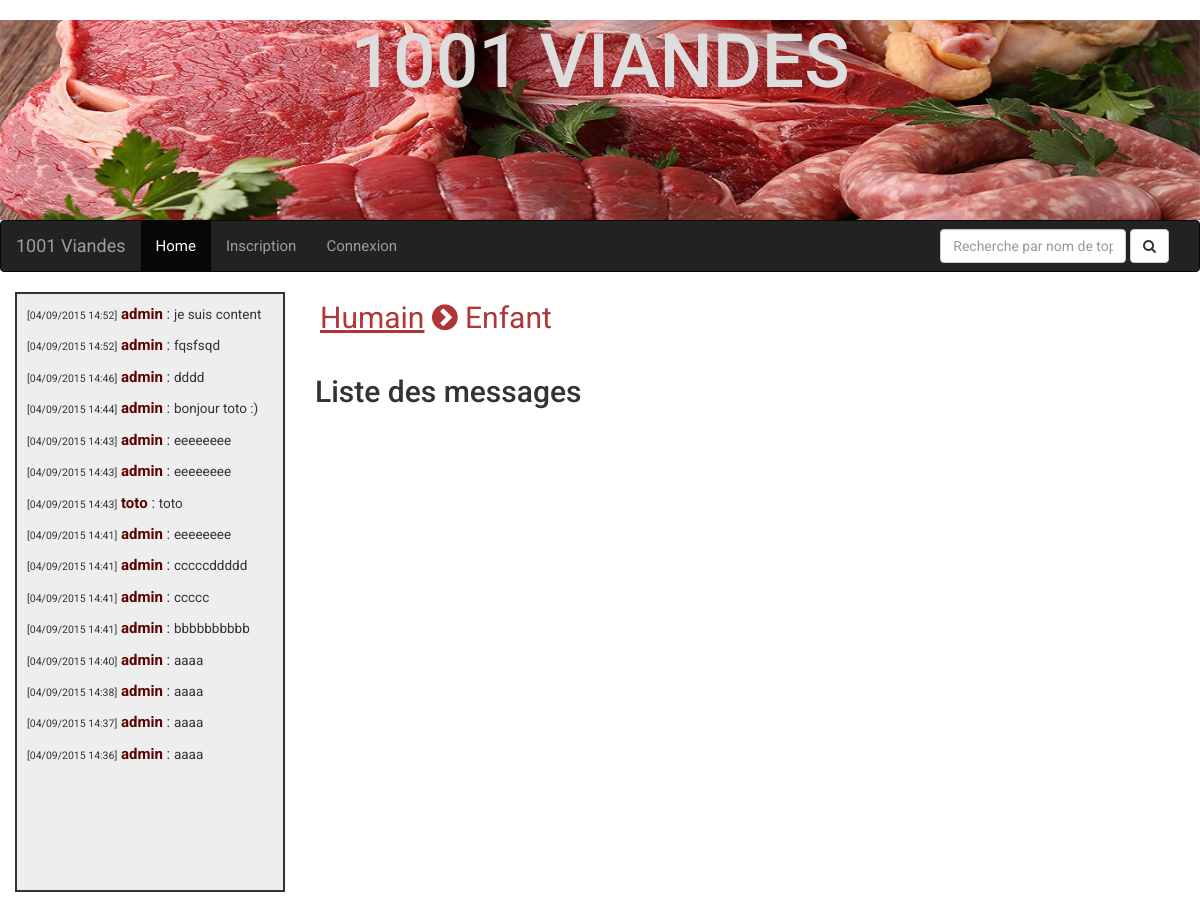
/home/Humain/Enfant, run on an earlier commit of the app's database.
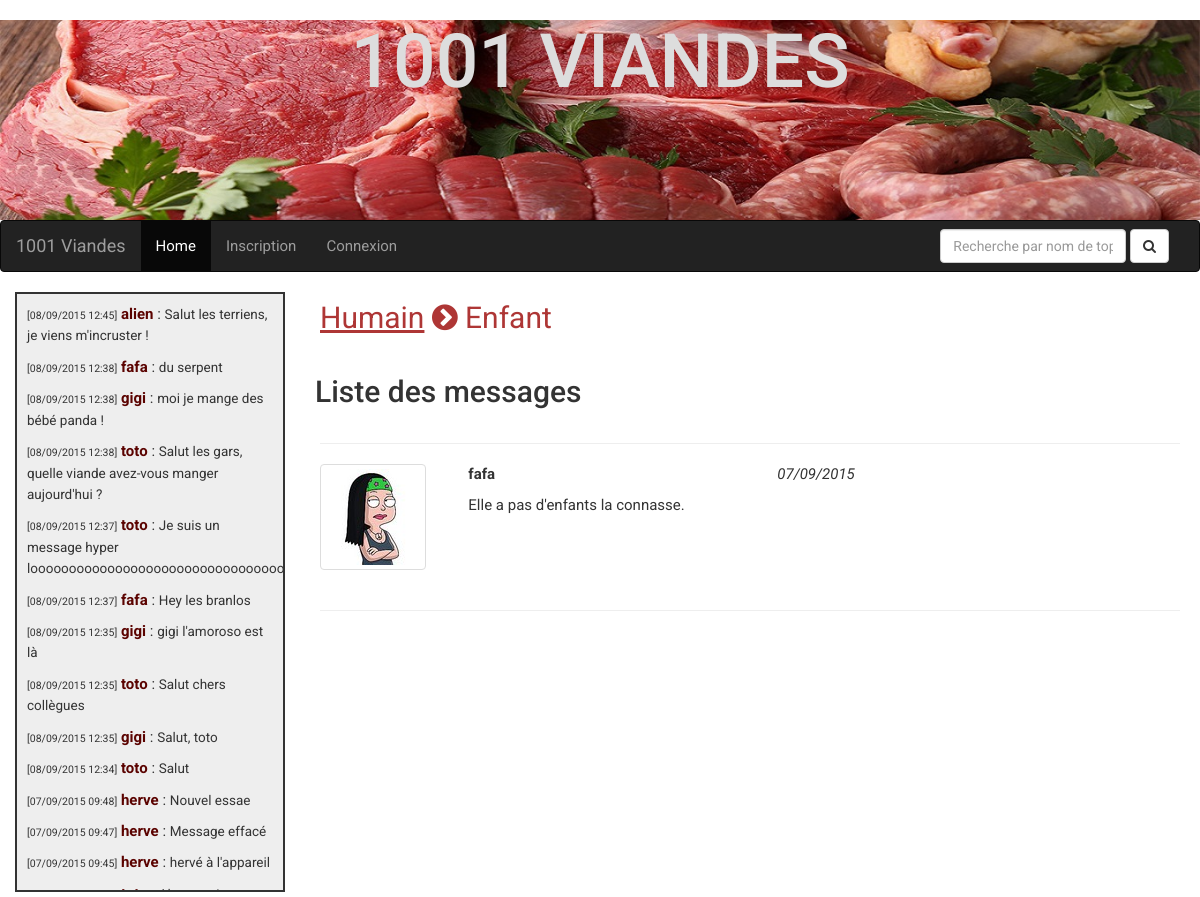
And on a later commit of the database.
### tables this page shows
CREATE TABLE IF NOT EXISTS `tchat` (
  `id` int(11) NOT NULL AUTO_INCREMENT,
  `message` varchar(4096) NOT NULL,
  `date` timestamp NOT NULL DEFAULT CURRENT_TIMESTAMP,
  `id_auteur` int(11) NOT NULL,
  PRIMARY KEY (`id`),
  KEY `id_auteur` (`id_auteur`)
);

CREATE TABLE IF NOT EXISTS `user` (
  `id` int(11) NOT NULL AUTO_INCREMENT,
  `login` varchar(32) NOT NULL,
  `email` varchar(128) NOT NULL,
  `password` varchar(512) NOT NULL,
  `avatar` varchar(512) NOT NULL,
  `statut` int(11) DEFAULT NULL,
  PRIMARY KEY (`id`),
  UNIQUE KEY `login` (`login`),
  UNIQUE KEY `email` (`email`)
);

CREATE TABLE IF NOT EXISTS `messages` (
  `id` int(11) NOT NULL AUTO_INCREMENT,
  `contenu` varchar(4096) NOT NULL,
  `date` timestamp NOT NULL DEFAULT CURRENT_TIMESTAMP,
  `id_auteur` int(11) NOT NULL,
  `id_topic` int(11) NOT NULL,
  `signalement` int(11) NOT NULL DEFAULT '0',
  PRIMARY KEY (`id`),
  KEY `id_auteur` (`id_auteur`),
  KEY `id_topic` (`id_topic`)
);

### apps/tchat.php (called while the page is built)
<?php
$manager = new TchatManager($link);
$messages = $manager->selectLast();
require('./views/tchat.phtml');
?>

### apps/skel.php (called while the page is built)
<?php
	require ('./views/skel.phtml');
?>

### index.php (called while the page is built, shortened)
<?php
require ('./apps/skel.php');
?>

### models/TchatManager.class.php (called while the page is built, shortened)
<?php
class TchatManager
{
	private $link;
	public function __construct($link)
	{
		$this->link = $link;
	}
	public function selectLast()
	{
		$request = "SELECT * FROM tchat ORDER BY date DESC LIMIT 0, 15";
		$res = mysqli_query($this->link, $request);
		$resultat = array();
		while ($message = mysqli_fetch_object($res, 'Tchat', array($this->link)))
		{
			$resultat[] = $message;
		}
		return $resultat;
	}
}
?>

### models/Tchat.class.php (called while the page is built, shortened)
<?php
class Tchat
{
	private $message;
	private $date;
	private $id_auteur;
	private $link;
	public function __construct($link)
	{
		$this->link = $link;
	}
	public function getMessage()
	{
		return $this->message;
	}
	public function getFormatDate()
	{
		return date('d/m/Y H:i', strtotime($this->date));
	}
	public function getAuteur()
	{
		$manager = new UserManager($this->link);
		$user = $manager->selectById($this->id_auteur);
		return $user;
	}
}
?>

### models/UserManager.class.php (called while the page is built, shortened)
<?php
class UserManager
{
	private $link;
	public function __construct($link)
	{
		$this->link = $link;
	}
	public function selectById($id)
	{
		$request = "SELECT user.*,bannis.ban_date FROM user LEFT JOIN bannis ON bannis.id_user=user.id WHERE user.id = '".$id."'";
		$res = mysqli_query($this->link, $request);
		$user = mysqli_fetch_object($res, 'User', array($this->link));
		return $user;
	}
}
?>

### models/User.class.php (called while the page is built, shortened)
<?php
class User
{
	private $login;
	private $avatar;
	public function getLogin()
	{
		return $this->login;
	}
	public function getAvatar()
	{
		return $this->avatar;
	}
}
?>

### apps/messages.php (called while the page is built)
<?php
$categoryName = $_GET['category'];
$topicName = $_GET['topic'];
$manager = new CategorieManager($link);
$categorie = $manager->selectByName($categoryName);
$topic = $categorie->selectByName($topicName);
require ('views/messages.phtml');
?>

### views/content.phtml (called while the page is built)
<?php require('apps/'.$page.'.php'); ?>

### apps/content.php (called while the page is built)
<?php
	require ('./views/content.phtml');
?>

### models/CategorieManager.class.php (called while the page is built, shortened)
<?php
class CategorieManager
{
	private $link;
	public function __construct($link)
	{
		$this->link = $link;
	}
	public function selectByName($category)
	{
		$request = "SELECT * FROM categories WHERE category = '".$category."'";
		$res = mysqli_query($this->link, $request);
		$categorie = mysqli_fetch_object($res, 'Categorie', array($this->link));
		return $categorie;
	}
}
?>

### models/Categorie.class.php (called while the page is built, shortened)
<?php
class Categorie
{
	private $id;
	private $link;
	public function  __construct($link)
	{
		$this->link = $link;
	}
	public function selectByName($topic)
	{
		$topic = mysqli_real_escape_string($this->link, $topic);
		$request = "SELECT * FROM topics WHERE titre ='".$topic."' AND id_category='".$this->id."'";
		$res = mysqli_query($this->link, $request);
		$topic = mysqli_fetch_object($res, 'Topic', array($this->link));
		return $topic;
	}
}
?>

### models/Topic.class.php (called while the page is built, shortened)
<?php
class Topic
{
	private $id;
	private $link;
	public function __construct($link)
	{
		$this->link = $link;
	}
	public function selectAll()
	{
		$request = "SELECT * from messages WHERE id_topic = '".$this->id."' ORDER BY date DESC";
		$res = mysqli_query($this->link, $request);
		$resultat = array();
		while ($message = mysqli_fetch_object($res, "Message", array($this->link)))
		{
			$resultat[] = $message;
		}
		return $resultat;
	}
}
?>

### models/Message.class.php (called while the page is built, shortened)
<?php
class Message
{
	private $contenu;
	private $date;
	private $id_auteur;
	public function getContenu()
	{
		return $this->contenu;
	}
	public function getFormatDate()
	{
		return date('d/m/Y', strtotime($this->date));
	}
	public function getId_auteur()
	{
		return $this->id_auteur;
	}
}
?>

### views/display-tchat.phtml (the view)
<p>
	<span class="tchat_date">[<?=$message->getFormatDate()?>]</span>
	<span class="tchat_auteur"><?=$message->getAuteur()->getLogin()?></span> :
	<span class="tchat_message"><?=$message->getMessage()?></span>
</p>

### apps/display-tchat.php
<?php
$i=0;
while (isset($messages[$i]))
{
	$message = $messages[$i];
	require ('./views/display-tchat.phtml');
	$i++;
}

### apps/display-messages.php (shortened to what this page needs)
<?php
$messages = $topic->selectAll();
$i=0;
while (isset($messages[$i]))
{
	$message = $messages[$i];
	$date = $messages[$i]->getFormatDate();
	$id_user = $messages[$i]->getId_auteur();
	$usermanager = new UserManager($link);
	$user = $usermanager->selectById($id_user);
	require ('./views/display-messages.phtml');
	$i++;
}
?>

### views/display-messages.phtml (shortened to what this page needs)
<div class="messages-content">
	<hr>
	<div class="row">
		<div class="col-md-2">
			<div class="avatar">
				<img class="thumbnail" src="<?=htmlentities($user->getAvatar())?>" alt="">
			</div>
		</div>
		<div class="col-md-10">
			<div class="row">
				<div class="col-md-5">
					<?php
					if(isset($_SESSION['id'])){
					?>
						<p><a href='membre/<?=$user->getId()?>'><strong><?=htmlentities($user->getLogin())?></strong></a></p>
					<?php
					}
					else{
					?>
						<p><strong><?=htmlentities($user->getLogin())?></strong></p>
					<?php
					}
					?>
				</div>
				<div class="col-md-5">
					<p><em><?=$date?></em></p>
				</div>
			</div>
			<div class="wrapper-message"><p><?=nl2br(htmlentities($message->getContenu()))?></p></div>
		</div>
	</div>
	<hr>
</div>

What changed in the data, as far as the page shows it:
no longer on this page (row unchanged): tchat: date "04/09/2015 14:52", id_auteur.login "admin", message "je suis content"
removed tchat: date "04/09/2015 14:52", id_auteur.login "admin", message "fqsfsqd"
removed tchat: date "04/09/2015 14:46", id_auteur.login "admin", message "dddd"
no longer on this page (row unchanged): tchat: date "04/09/2015 14:44", id_auteur.login "admin", message "bonjour toto :)"
removed tchat: date "04/09/2015 14:43", id_auteur.login "admin", message "eeeeeeee"
removed tchat: date "04/09/2015 14:43", id_auteur.login "admin", message "eeeeeeee"
no longer on this page (row unchanged): tchat: date "04/09/2015 14:43", id_auteur.login "toto", message "toto"
removed tchat: date "04/09/2015 14:41", id_auteur.login "admin", message "eeeeeeee"
removed tchat: date "04/09/2015 14:41", id_auteur.login "admin", message "cccccddddd"
removed tchat: date "04/09/2015 14:41", id_auteur.login "admin", message "ccccc"
removed tchat: date "04/09/2015 14:41", id_auteur.login "admin", message "bbbbbbbbbb"
removed tchat: date "04/09/2015 14:40", id_auteur.login "admin", message "aaaa"
removed tchat: date "04/09/2015 14:38", id_auteur.login "admin", message "aaaa"
removed tchat: date "04/09/2015 14:37", id_auteur.login "admin", message "aaaa"
removed tchat: date "04/09/2015 14:36", id_auteur.login "admin", message "aaaa"
added tchat: date "08/09/2015 12:45", id_auteur.login "alien", message "Salut les terriens, je viens m'incruster !"
added tchat: date "08/09/2015 12:38", id_auteur.login "fafa", message "du serpent"
added tchat: date "08/09/2015 12:38", id_auteur.login "gigi", message "moi je mange des bébé panda !"
added tchat: date "08/09/2015 12:38", id_auteur.login "toto", message "Salut les gars, quelle viande avez-vous manger aujourd'hui ?"
added tchat: date "08/09/2015 12:37", id_auteur.login "toto", message "Je suis un message hyper…"
added tchat: date "08/09/2015 12:37", id_auteur.login "fafa", message "Hey les branlos"
added tchat: date "08/09/2015 12:35", id_auteur.login "gigi", message "gigi l'amoroso est là"
added tchat: date "08/09/2015 12:35", id_auteur.login "toto", message "Salut chers collègues"
added tchat: date "08/09/2015 12:35", id_auteur.login "gigi", message "Salut, toto"
added tchat: date "08/09/2015 12:34", id_auteur.login "toto", message "Salut"
added tchat: date "07/09/2015 09:48", id_auteur.login "herve", message "Nouvel essae"
added tchat: date "07/09/2015 09:47", id_auteur.login "herve", message "Message effacé"
added tchat: date "07/09/2015 09:45", id_auteur.login "herve", message "hervé à l'appareil"
now on this page (row unchanged): user: avatar (picture), login "fafa"
added messages: date "07/09/2015", contenu "Elle a pas d'enfants la connasse."
